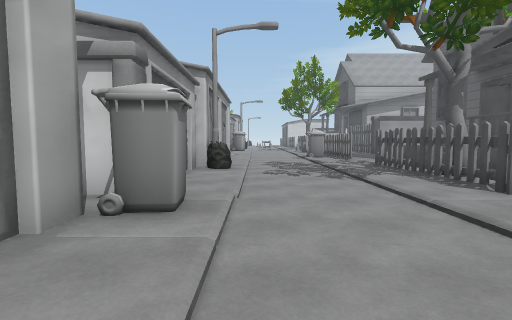
View 1 (above)

16 first-person views from a walk through a Unity game level. The camera is 1.5 m above the floor, tilts 4° down and sees 85° across. The floor is counted in squares, 2 m on a side. Each view is taken from the middle of a square. On the plan, view 1 faces up. The plan holds only what a view shows up to about 10 squares ahead; the rest is blank. The place goes on beyond the plan. Some animated figures are not drawn.

View 2
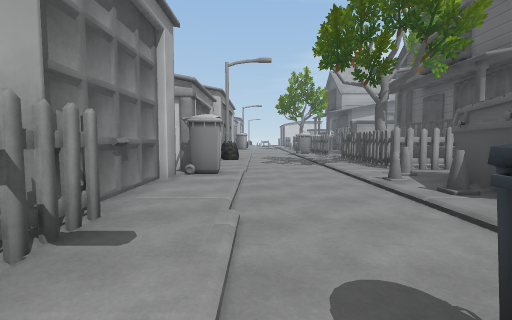

View 3
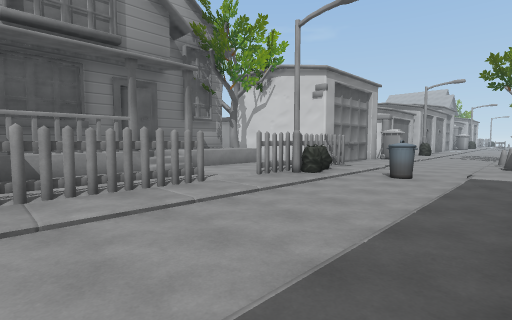

View 4
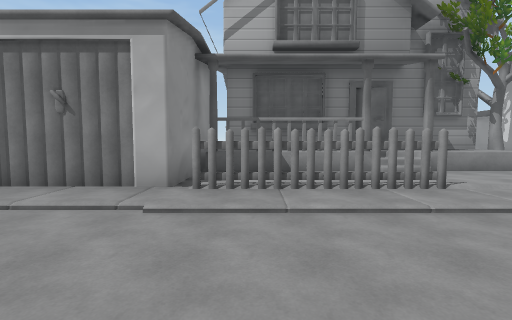

View 5
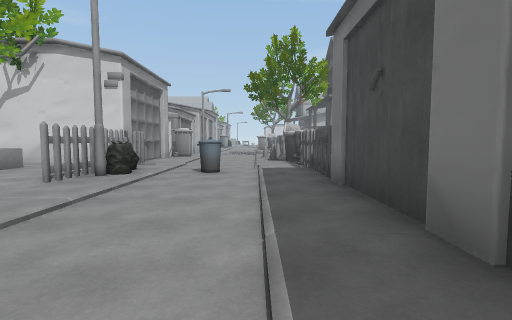

View 6
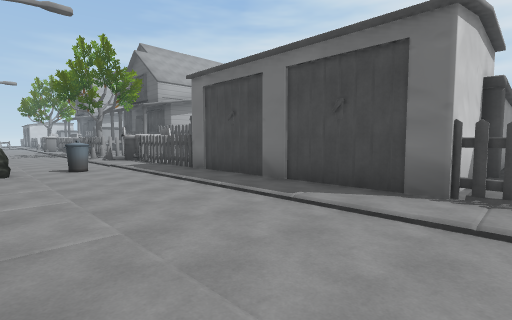

View 7
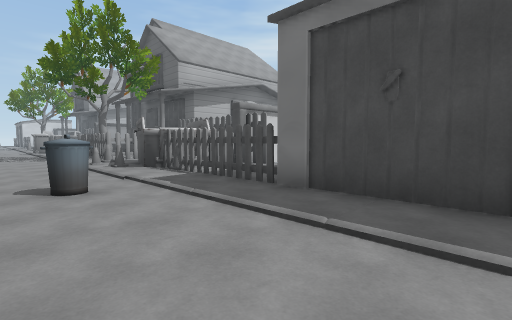

View 8
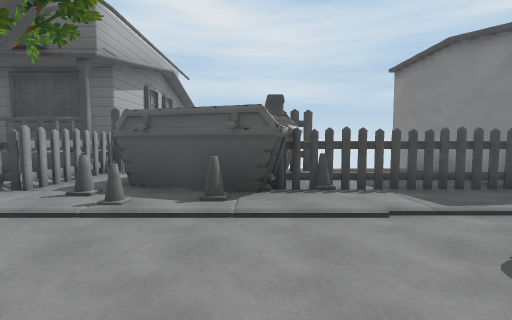

View 9
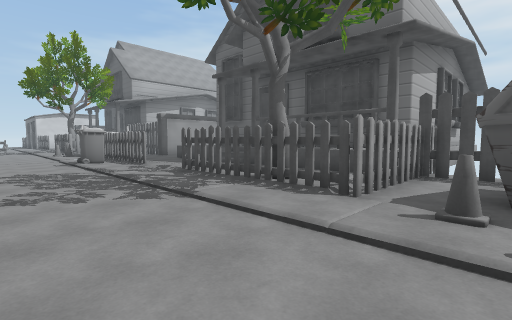

View 10
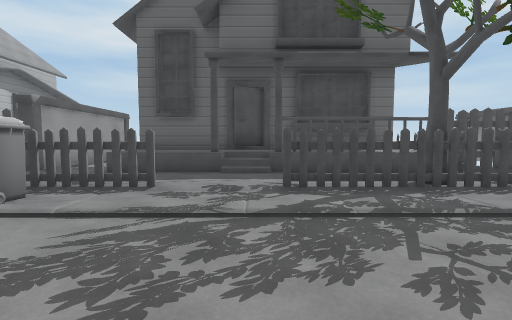

View 11
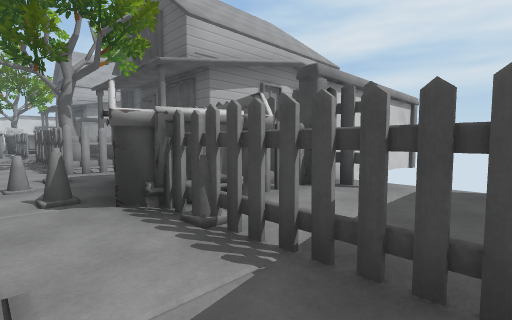

View 12
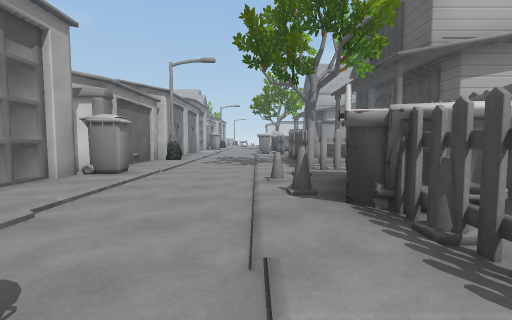

View 13
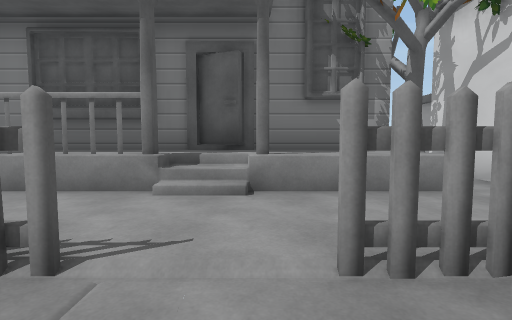

View 14
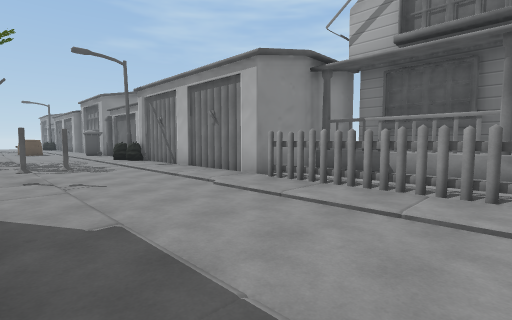

View 15
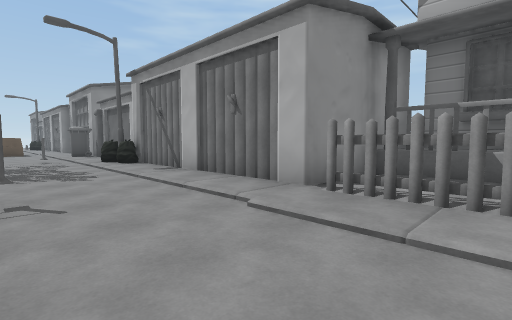

View 16
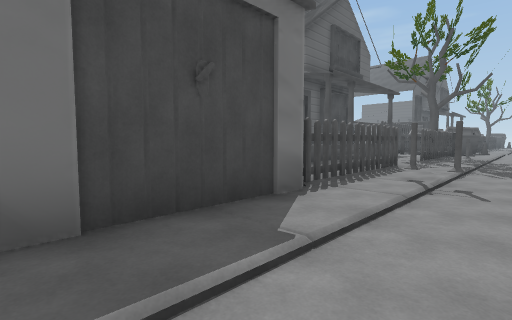

### Floor plan
Key: @ floor where view 1 was taken; # wall or solid block; x gap in a wall; . main floor; - floor 0.25 m lower than the main floor; : floor 1 m higher than the main floor; / step, stairs or slope; = window, fence, low wall or low ledge; ^ raised ledge; T thing the floor can be seen under or through; O other object.
Columns run from 6 left of view 1 to 9 right of it. Each row starts with its distance up from view 1.
 14        -/   ####
 13        -/x ....
 12        -/x....
 11       --OO./:#
 10      .--/#./:#
  9      .--/..#:#
  8      .--/../:#
  7     #O--/#..:#
  6     #.--/x.#:#
  5     #.--/#O.:##
  4     # --/#..::#
  3     ##--/...###
  2     #.--OO#^#
  1     #.--/O###
  0     #.@-/#####
 -1 #O#OO#/-/O#.##
 -2  O...#/O/.=..
 -3 ##:..#/-/#...
 -4 #::=.O/-/####O
 -5 #x=/../-/.#
 -6 #///.//-/.#
 -7 ##:..x/-/.#
 -8  #:..T/-/.#
 -9  #:..T/-/.#
-10  ##.TT/-/.###O##
-11     #.--/#. ..
-12     #.--O#.
-13     #.--/x
-14     #.--/#
-15     #.--/.
-16     #.--/..
-17     ##--/#.
-18     #.--/#.
-19      .-OO#O

Positions as (right, up) in squares from view 1, and headings:
1: (0, 0), facing up
2: (0, -3), facing up
3: (3, -9), facing up-left
4: (3, -9), facing left
5: (2, -9), facing up
6: (-1, -11), facing up-right
7: (0, -7), facing up-right
8: (-1, 0), facing right
9: (0, 2), facing up-right
10: (-1, 8), facing right
11: (2, -3), facing up-right
12: (2, -3), facing up
13: (0, -5), facing left
14: (3, -6), facing down-left
15: (2, -8), facing down-left
16: (1, -7), facing down-right
